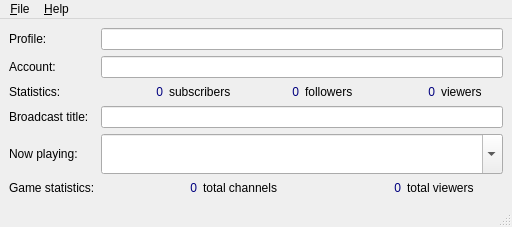
<?xml version="1.0" encoding="UTF-8"?>
<ui version="4.0">
 <class>MainWindow</class>
 <widget class="QMainWindow" name="MainWindow">
  <property name="geometry">
   <rect>
    <x>0</x>
    <y>0</y>
    <width>512</width>
    <height>227</height>
   </rect>
  </property>
  <property name="windowTitle">
   <string>Qtwitch</string>
  </property>
  <widget class="QWidget" name="centralwidget">
   <layout class="QGridLayout" name="gridLayout">
    <item row="4" column="2">
     <widget class="QComboBox" name="cbbPlaying">
      <property name="minimumSize">
       <size>
        <width>0</width>
        <height>40</height>
       </size>
      </property>
      <property name="editable">
       <bool>true</bool>
      </property>
      <property name="iconSize">
       <size>
        <width>32</width>
        <height>32</height>
       </size>
      </property>
     </widget>
    </item>
    <item row="1" column="0">
     <widget class="QLabel" name="lblAccount">
      <property name="text">
       <string>Account:</string>
      </property>
     </widget>
    </item>
    <item row="2" column="2">
     <layout class="QHBoxLayout" name="layChannelStats">
      <item>
       <widget class="QLabel" name="lblNumSubscribers">
        <property name="styleSheet">
         <string notr="true">color: rgb(0, 0, 127)</string>
        </property>
        <property name="text">
         <string>0</string>
        </property>
        <property name="alignment">
         <set>Qt::AlignRight|Qt::AlignTrailing|Qt::AlignVCenter</set>
        </property>
       </widget>
      </item>
      <item>
       <widget class="QLabel" name="lblSubscribers">
        <property name="text">
         <string>subscribers</string>
        </property>
       </widget>
      </item>
      <item>
       <widget class="QLabel" name="lblNumFollowers">
        <property name="styleSheet">
         <string notr="true">color: rgb(0, 0, 127)</string>
        </property>
        <property name="text">
         <string>0</string>
        </property>
        <property name="alignment">
         <set>Qt::AlignRight|Qt::AlignTrailing|Qt::AlignVCenter</set>
        </property>
       </widget>
      </item>
      <item>
       <widget class="QLabel" name="lblFollowers">
        <property name="text">
         <string>followers</string>
        </property>
       </widget>
      </item>
      <item>
       <widget class="QLabel" name="lblNumViewers">
        <property name="styleSheet">
         <string notr="true">color: rgb(0, 0, 127)</string>
        </property>
        <property name="text">
         <string>0</string>
        </property>
        <property name="alignment">
         <set>Qt::AlignRight|Qt::AlignTrailing|Qt::AlignVCenter</set>
        </property>
       </widget>
      </item>
      <item>
       <widget class="QLabel" name="lblViewers">
        <property name="text">
         <string>viewers</string>
        </property>
       </widget>
      </item>
     </layout>
    </item>
    <item row="2" column="0">
     <widget class="QLabel" name="lblChannelStats">
      <property name="text">
       <string>Statistics:</string>
      </property>
     </widget>
    </item>
    <item row="0" column="2">
     <widget class="QLineEdit" name="txtName">
      <property name="readOnly">
       <bool>true</bool>
      </property>
     </widget>
    </item>
    <item row="0" column="0">
     <widget class="QLabel" name="lblName">
      <property name="text">
       <string>Profile:</string>
      </property>
     </widget>
    </item>
    <item row="4" column="0">
     <widget class="QLabel" name="lblPlaying">
      <property name="text">
       <string>Now playing:</string>
      </property>
     </widget>
    </item>
    <item row="1" column="2">
     <widget class="QLineEdit" name="txtAccount">
      <property name="readOnly">
       <bool>true</bool>
      </property>
     </widget>
    </item>
    <item row="3" column="0">
     <widget class="QLabel" name="lblTitle">
      <property name="text">
       <string>Broadcast title:</string>
      </property>
     </widget>
    </item>
    <item row="3" column="2">
     <widget class="QLineEdit" name="txtTitle"/>
    </item>
    <item row="5" column="0">
     <widget class="QLabel" name="lblGameStats">
      <property name="text">
       <string>Game statistics:</string>
      </property>
     </widget>
    </item>
    <item row="5" column="2">
     <layout class="QHBoxLayout" name="horizontalLayout">
      <item>
       <widget class="QLabel" name="lblNumGameChannels">
        <property name="styleSheet">
         <string notr="true">color: rgb(0, 0, 127)</string>
        </property>
        <property name="text">
         <string>0</string>
        </property>
        <property name="alignment">
         <set>Qt::AlignRight|Qt::AlignTrailing|Qt::AlignVCenter</set>
        </property>
       </widget>
      </item>
      <item>
       <widget class="QLabel" name="lblGameChannels">
        <property name="text">
         <string>total channels</string>
        </property>
       </widget>
      </item>
      <item>
       <widget class="QLabel" name="lblNumGameViewers">
        <property name="styleSheet">
         <string notr="true">color: rgb(0, 0, 127)</string>
        </property>
        <property name="text">
         <string>0</string>
        </property>
        <property name="alignment">
         <set>Qt::AlignRight|Qt::AlignTrailing|Qt::AlignVCenter</set>
        </property>
       </widget>
      </item>
      <item>
       <widget class="QLabel" name="lblGameViewers">
        <property name="text">
         <string>total viewers</string>
        </property>
       </widget>
      </item>
     </layout>
    </item>
   </layout>
  </widget>
  <widget class="QMenuBar" name="menubar">
   <property name="geometry">
    <rect>
     <x>0</x>
     <y>0</y>
     <width>512</width>
     <height>19</height>
    </rect>
   </property>
   <widget class="QMenu" name="mnuFile">
    <property name="title">
     <string>&amp;File</string>
    </property>
    <addaction name="mnuFileSwitch"/>
    <addaction name="separator"/>
    <addaction name="mnuFileExit"/>
   </widget>
   <widget class="QMenu" name="mnuHelp">
    <property name="title">
     <string>&amp;Help</string>
    </property>
    <addaction name="mnuHelpAbout"/>
   </widget>
   <addaction name="mnuFile"/>
   <addaction name="mnuHelp"/>
  </widget>
  <widget class="QStatusBar" name="statusbar"/>
  <action name="mnuHelpAbout">
   <property name="text">
    <string>&amp;About</string>
   </property>
  </action>
  <action name="mnuFileSwitch">
   <property name="text">
    <string>Switch profile ...</string>
   </property>
  </action>
  <action name="mnuFileExit">
   <property name="text">
    <string>E&amp;xit</string>
   </property>
  </action>
 </widget>
 <resources/>
 <connections/>
</ui>
